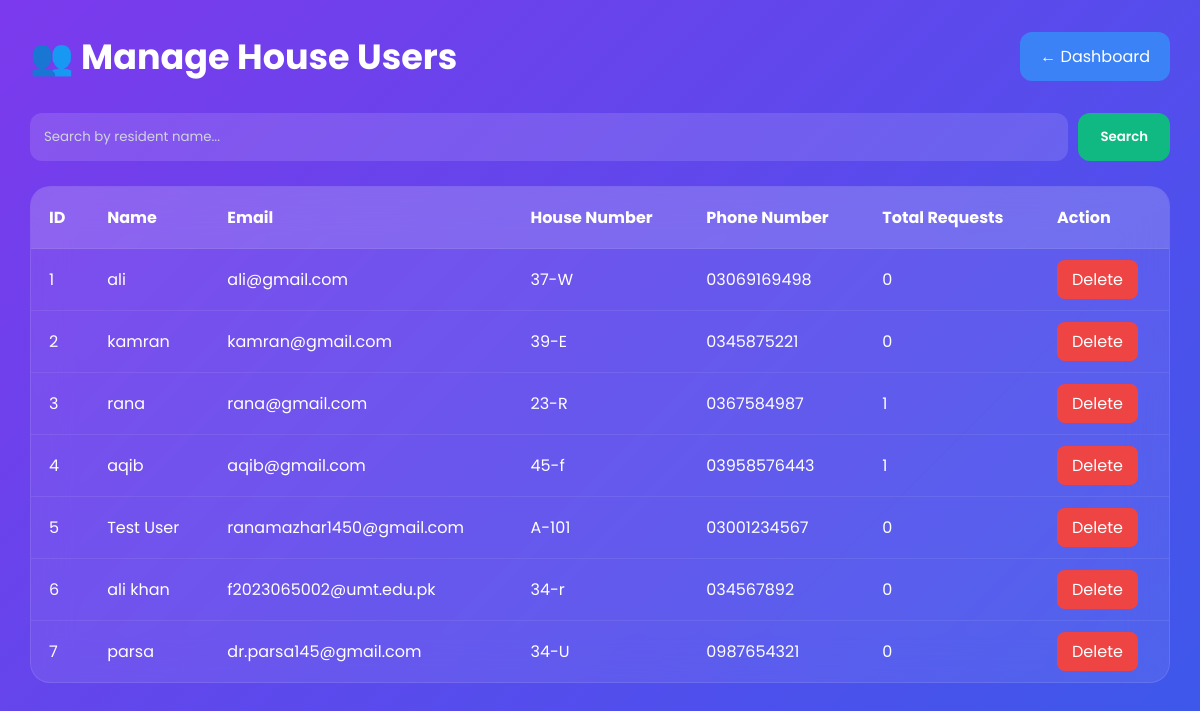
/manage_users/ (signed in), run on the app's committed database.
### SMSApp/models.py (models this page shows, shortened)
class HouseUser(models.Model):
    name = models.CharField(max_length=200)
    email = models.CharField(max_length=200)
    password = models.CharField(max_length=200)
    house_number = models.CharField(max_length=200)
    phone_number = models.CharField(max_length=200)
    is_active = models.BooleanField(default=False)
    reset_token = models.CharField(max_length=255,
        null=True,
        blank=True
    )

### SMSApp/views.py (the view)
# urls.py: path("manage_users/",views.manage_users,name="manage_users"),
def manage_users(request):
    if not request.session.get("admin"):
        return redirect("admin_login")
    search = request.GET.get("search")
    users = HouseUser.objects.all()
    if search:
        users = users.filter(
            name__icontains=search
        )
    user_data = []
    for user in users:
        total_requests = ServiceRequest.objects.filter(
            user=user
        ).count()
        user_data.append({
            "user": user,
            "total_requests": total_requests
        })
    context = {
        "user_data": user_data
    }
    return render(
        request,
        "manage_users.html",
        context
    )

### templates/manage_users.html (shortened to what this page needs)
<!DOCTYPE html>
<html lang="en">
<head>
</head>
<body>
<div class="header">
<h1>👥 Manage House Users</h1>
<a href="{% url 'admin_dashboard' %}" class="back-btn">
← Dashboard
</a>
</div>
<div class="search-box">
<form method="GET">
<input
type="text"
name="search"
placeholder="Search by resident name..."
value="{{ request.GET.search }}">
<button class="search-btn">
Search
</button>
</form>
</div>
<div class="table-container">
{% if user_data %}
<table>
<thead>
<tr>
<th>ID</th>
<th>Name</th>
<th>Email</th>
<th>House Number</th>
<th>Phone Number</th>
<th>Total Requests</th>
<th>Action</th>
</tr>
</thead>
<tbody>
{% for item in user_data %}
<tr>
<td>{{ item.user.id }}</td>
<td>{{ item.user.name }}</td>
<td>{{ item.user.email }}</td>
<td>{{ item.user.house_number }}</td>
<td>{{ item.user.phone_number }}</td>
<td>{{ item.total_requests }}</td>
<td>
<a
href="{% url 'delete_user' item.user.id %}"
class="delete-btn"
onclick="return confirm('Delete this user?')">
Delete
</a>
</td>
</tr>
{% endfor %}
</tbody>
</table>
{% else %}
<div class="no-users">
No Registered Users Found
</div>
{% endif %}
</div>
</body>
</html>

### templates/manage_users.html (style rules this page uses)
* { margin:0; padding:0; box-sizing:border-box; font-family:'Poppins',sans-serif; }
body { min-height:100vh; padding:30px; background:linear-gradient(-45deg,#0f172a,#1e293b,#2563eb,#7c3aed); background-size:400% 400%; animation:bgMove 12s ease infinite; color:white; overflow-x:hidden; }
.header { display:flex; justify-content:space-between; align-items:center; flex-wrap:wrap; gap:15px; margin-bottom:30px; }
.header h1 { font-size:35px; }
.back-btn { text-decoration:none; background:#3b82f6; color:white; padding:12px 20px; border-radius:12px; transition:.3s; }
.search-box { margin-bottom:25px; }
.search-box form { display:flex; gap:10px; flex-wrap:wrap; }
.search-box input { flex:1; min-width:250px; padding:14px; border:none; outline:none; border-radius:12px; background:rgba(255,255,255,.12); color:white; }
.search-box input::placeholder { color:#d1d5db; }
.search-btn { padding:14px 22px; border:none; border-radius:12px; background:#10b981; color:white; cursor:pointer; font-weight:600; }
.table-container { background:rgba(255,255,255,.08); backdrop-filter:blur(20px); border-radius:20px; overflow:auto; border:1px solid rgba(255,255,255,.1); animation:fadeIn .8s ease; }
table { width:100%; border-collapse:collapse; min-width:1100px; }
th { background:rgba(255,255,255,.12); padding:18px; text-align:left; }
td { padding:18px; border-top:1px solid rgba(255,255,255,.08); }
.delete-btn { background:#ef4444; padding:8px 15px; border-radius:8px; text-decoration:none; color:white; transition:.3s; }

### data on the page
HouseUser: user.id "1", user.name "ali", user.email "ali@gmail.com", user.house_number "37-W", user.phone_number "03069169498", total_requests "0"
HouseUser: user.id "2", user.name "kamran", user.email "kamran@gmail.com", user.house_number "39-E", user.phone_number "0345875221", total_requests "0"
HouseUser: user.id "3", user.name "rana", user.email "rana@gmail.com", user.house_number "23-R", user.phone_number "0367584987", total_requests "1"
HouseUser: user.id "4", user.name "aqib", user.email "aqib@gmail.com", user.house_number "45-f", user.phone_number "03958576443", total_requests "1"
HouseUser: user.id "5", user.name "Test User", user.email "ranamazhar1450@gmail.com", user.house_number "A-101", user.phone_number "03001234567", total_requests "0"
HouseUser: user.id "6", user.name "ali khan", user.email "f2023065002@umt.edu.pk", user.house_number "34-r", user.phone_number "034567892", total_requests "0"
HouseUser: user.id "7", user.name "parsa", user.email "dr.parsa145@gmail.com", user.house_number "34-U", user.phone_number "0987654321", total_requests "0"
